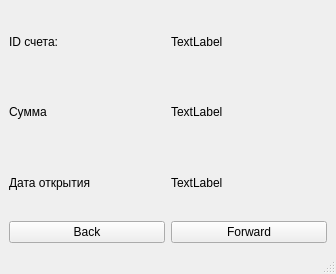
<?xml version="1.0" encoding="UTF-8"?>
<ui version="4.0">
 <class>MainWindow</class>
 <widget class="QMainWindow" name="MainWindow">
  <property name="geometry">
   <rect>
    <x>0</x>
    <y>0</y>
    <width>336</width>
    <height>274</height>
   </rect>
  </property>
  <property name="windowTitle">
   <string>MainWindow</string>
  </property>
  <widget class="QWidget" name="centralwidget">
   <layout class="QGridLayout" name="gridLayout">
    <item row="2" column="0">
     <widget class="QLabel" name="label_6">
      <property name="text">
       <string>Дата открытия</string>
      </property>
     </widget>
    </item>
    <item row="3" column="0">
     <widget class="QPushButton" name="PushButton">
      <property name="text">
       <string>Back</string>
      </property>
     </widget>
    </item>
    <item row="0" column="0">
     <widget class="QLabel" name="label">
      <property name="text">
       <string>ID счета: </string>
      </property>
     </widget>
    </item>
    <item row="1" column="0">
     <widget class="QLabel" name="label_2">
      <property name="text">
       <string>Сумма </string>
      </property>
     </widget>
    </item>
    <item row="3" column="1">
     <widget class="QPushButton" name="pushButton_2">
      <property name="text">
       <string>Forward</string>
      </property>
     </widget>
    </item>
    <item row="0" column="1">
     <widget class="QLabel" name="label_account">
      <property name="text">
       <string>TextLabel</string>
      </property>
     </widget>
    </item>
    <item row="1" column="1">
     <widget class="QLabel" name="label_sum">
      <property name="text">
       <string>TextLabel</string>
      </property>
     </widget>
    </item>
    <item row="2" column="1">
     <widget class="QLabel" name="label_date">
      <property name="text">
       <string>TextLabel</string>
      </property>
     </widget>
    </item>
   </layout>
  </widget>
  <widget class="QMenuBar" name="menubar">
   <property name="geometry">
    <rect>
     <x>0</x>
     <y>0</y>
     <width>336</width>
     <height>25</height>
    </rect>
   </property>
  </widget>
  <widget class="QStatusBar" name="statusbar"/>
 </widget>
 <resources/>
 <connections/>
</ui>
